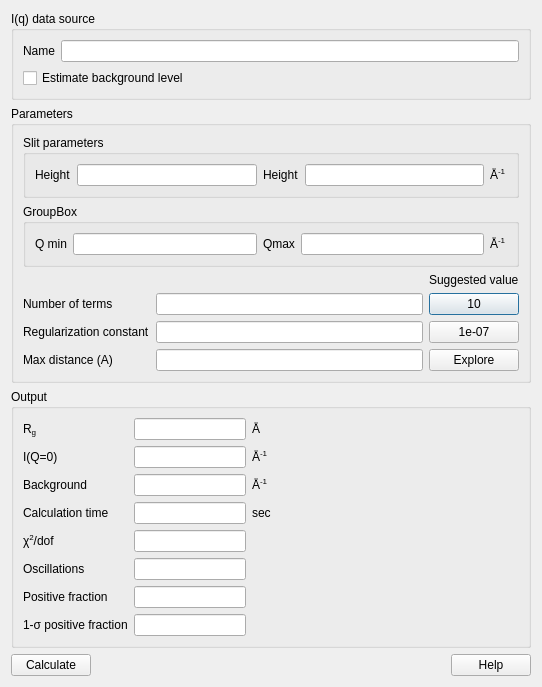
<?xml version="1.0" encoding="UTF-8"?>
<ui version="4.0">
 <class>Dialog</class>
 <widget class="QDialog" name="Dialog">
  <property name="geometry">
   <rect>
    <x>0</x>
    <y>0</y>
    <width>542</width>
    <height>635</height>
   </rect>
  </property>
  <property name="windowTitle">
   <string>Dialog</string>
  </property>
  <layout class="QGridLayout" name="gridLayout_6">
   <item row="0" column="0">
    <widget class="QGroupBox" name="groupBox">
     <property name="title">
      <string>I(q) data source</string>
     </property>
     <layout class="QGridLayout" name="gridLayout_5">
      <item row="0" column="0">
       <layout class="QHBoxLayout" name="horizontalLayout_4">
        <item>
         <widget class="QLabel" name="label">
          <property name="text">
           <string>Name</string>
          </property>
         </widget>
        </item>
        <item>
         <widget class="QLineEdit" name="lineEdit"/>
        </item>
       </layout>
      </item>
      <item row="1" column="0">
       <widget class="QCheckBox" name="checkBox">
        <property name="text">
         <string>Estimate background level</string>
        </property>
       </widget>
      </item>
     </layout>
    </widget>
   </item>
   <item row="1" column="0">
    <widget class="QGroupBox" name="groupBox_2">
     <property name="toolTip">
      <string>&lt;html&gt;&lt;head/&gt;&lt;body&gt;&lt;p&gt;P(r) is found by fitting a set of base functions to I(Q).&lt;/p&gt;&lt;p&gt;The minimization involves a regularization term to ensure a smooth P(r).&lt;/p&gt;&lt;p&gt;The regularization constant gives the size of that term.&lt;/p&gt;&lt;p&gt;The suggested value is the value above which the output P(r) will have only one peak.&lt;/p&gt;&lt;p&gt;&lt;br/&gt;&lt;/p&gt;&lt;/body&gt;&lt;/html&gt;</string>
     </property>
     <property name="title">
      <string>Parameters</string>
     </property>
     <layout class="QGridLayout" name="gridLayout_2">
      <item row="0" column="0">
       <widget class="QGroupBox" name="groupBox_3">
        <property name="title">
         <string>Slit parameters</string>
        </property>
        <layout class="QHBoxLayout" name="horizontalLayout_2">
         <item>
          <widget class="QLabel" name="label_2">
           <property name="text">
            <string>Height</string>
           </property>
          </widget>
         </item>
         <item>
          <widget class="QLineEdit" name="lineEdit_2"/>
         </item>
         <item>
          <widget class="QLabel" name="label_3">
           <property name="text">
            <string>Height</string>
           </property>
          </widget>
         </item>
         <item>
          <widget class="QLineEdit" name="lineEdit_3"/>
         </item>
         <item>
          <widget class="QLabel" name="label_4">
           <property name="text">
            <string>&lt;html&gt;&lt;head/&gt;&lt;body&gt;&lt;p&gt;Å&lt;span style=&quot; vertical-align:super;&quot;&gt;-1&lt;/span&gt;&lt;/p&gt;&lt;/body&gt;&lt;/html&gt;</string>
           </property>
          </widget>
         </item>
        </layout>
       </widget>
      </item>
      <item row="1" column="0">
       <widget class="QGroupBox" name="groupBox_4">
        <property name="title">
         <string>GroupBox</string>
        </property>
        <layout class="QHBoxLayout" name="horizontalLayout_3">
         <item>
          <widget class="QLabel" name="label_10">
           <property name="text">
            <string>Q min</string>
           </property>
          </widget>
         </item>
         <item>
          <widget class="QLineEdit" name="lineEdit_6"/>
         </item>
         <item>
          <widget class="QLabel" name="label_9">
           <property name="text">
            <string>Qmax</string>
           </property>
          </widget>
         </item>
         <item>
          <widget class="QLineEdit" name="lineEdit_7"/>
         </item>
         <item>
          <widget class="QLabel" name="label_8">
           <property name="text">
            <string>&lt;html&gt;&lt;head/&gt;&lt;body&gt;&lt;p&gt;Å&lt;span style=&quot; vertical-align:super;&quot;&gt;-1&lt;/span&gt;&lt;/p&gt;&lt;/body&gt;&lt;/html&gt;</string>
           </property>
          </widget>
         </item>
        </layout>
       </widget>
      </item>
      <item row="2" column="0">
       <layout class="QGridLayout" name="gridLayout">
        <item row="0" column="2">
         <widget class="QLabel" name="label_12">
          <property name="text">
           <string>Suggested value</string>
          </property>
         </widget>
        </item>
        <item row="1" column="0">
         <widget class="QLabel" name="label_11">
          <property name="text">
           <string>Number of terms</string>
          </property>
         </widget>
        </item>
        <item row="1" column="1">
         <widget class="QLineEdit" name="lineEdit_8"/>
        </item>
        <item row="1" column="2">
         <widget class="QPushButton" name="pushButton">
          <property name="text">
           <string>10</string>
          </property>
         </widget>
        </item>
        <item row="2" column="0">
         <widget class="QLabel" name="label_13">
          <property name="text">
           <string>Regularization constant</string>
          </property>
         </widget>
        </item>
        <item row="2" column="1">
         <widget class="QLineEdit" name="lineEdit_9"/>
        </item>
        <item row="2" column="2">
         <widget class="QPushButton" name="pushButton_2">
          <property name="text">
           <string>1e-07</string>
          </property>
         </widget>
        </item>
        <item row="3" column="0">
         <widget class="QLabel" name="label_14">
          <property name="text">
           <string>Max distance (A)</string>
          </property>
         </widget>
        </item>
        <item row="3" column="1">
         <widget class="QLineEdit" name="lineEdit_10"/>
        </item>
        <item row="3" column="2">
         <widget class="QPushButton" name="pushButton_3">
          <property name="text">
           <string>Explore</string>
          </property>
         </widget>
        </item>
       </layout>
      </item>
     </layout>
    </widget>
   </item>
   <item row="2" column="0">
    <widget class="QGroupBox" name="groupBox_5">
     <property name="title">
      <string>Output</string>
     </property>
     <layout class="QGridLayout" name="gridLayout_4">
      <item row="0" column="0">
       <layout class="QGridLayout" name="gridLayout_3">
        <item row="0" column="0">
         <widget class="QLabel" name="label_15">
          <property name="text">
           <string>&lt;html&gt;&lt;head/&gt;&lt;body&gt;&lt;p&gt;R&lt;span style=&quot; vertical-align:sub;&quot;&gt;g&lt;/span&gt;&lt;/p&gt;&lt;/body&gt;&lt;/html&gt;</string>
          </property>
         </widget>
        </item>
        <item row="0" column="1">
         <widget class="QLineEdit" name="lineEdit_11">
          <property name="minimumSize">
           <size>
            <width>100</width>
            <height>0</height>
           </size>
          </property>
         </widget>
        </item>
        <item row="0" column="2">
         <widget class="QLabel" name="label_23">
          <property name="text">
           <string>&lt;html&gt;&lt;head/&gt;&lt;body&gt;&lt;p&gt;Å&lt;/p&gt;&lt;/body&gt;&lt;/html&gt;</string>
          </property>
         </widget>
        </item>
        <item row="1" column="0">
         <widget class="QLabel" name="label_16">
          <property name="text">
           <string>I(Q=0)</string>
          </property>
         </widget>
        </item>
        <item row="1" column="1">
         <widget class="QLineEdit" name="lineEdit_12"/>
        </item>
        <item row="1" column="2">
         <widget class="QLabel" name="label_24">
          <property name="text">
           <string>&lt;html&gt;&lt;head/&gt;&lt;body&gt;&lt;p&gt;Å&lt;span style=&quot; vertical-align:super;&quot;&gt;-1&lt;/span&gt;&lt;/p&gt;&lt;/body&gt;&lt;/html&gt;</string>
          </property>
         </widget>
        </item>
        <item row="2" column="0">
         <widget class="QLabel" name="label_18">
          <property name="text">
           <string>Background</string>
          </property>
         </widget>
        </item>
        <item row="2" column="1">
         <widget class="QLineEdit" name="lineEdit_14"/>
        </item>
        <item row="2" column="2">
         <widget class="QLabel" name="label_25">
          <property name="text">
           <string>&lt;html&gt;&lt;head/&gt;&lt;body&gt;&lt;p&gt;Å&lt;span style=&quot; vertical-align:super;&quot;&gt;-1&lt;/span&gt;&lt;/p&gt;&lt;/body&gt;&lt;/html&gt;</string>
          </property>
         </widget>
        </item>
        <item row="3" column="0">
         <widget class="QLabel" name="label_17">
          <property name="text">
           <string>Calculation time</string>
          </property>
         </widget>
        </item>
        <item row="3" column="1">
         <widget class="QLineEdit" name="lineEdit_13"/>
        </item>
        <item row="3" column="2">
         <widget class="QLabel" name="label_26">
          <property name="text">
           <string>&lt;html&gt;&lt;head/&gt;&lt;body&gt;&lt;p&gt;sec&lt;/p&gt;&lt;/body&gt;&lt;/html&gt;</string>
          </property>
         </widget>
        </item>
        <item row="4" column="0">
         <widget class="QLabel" name="label_19">
          <property name="text">
           <string>&lt;html&gt;&lt;head/&gt;&lt;body&gt;&lt;p&gt;χ&lt;span style=&quot; vertical-align:super;&quot;&gt;2&lt;/span&gt;/dof&lt;/p&gt;&lt;/body&gt;&lt;/html&gt;</string>
          </property>
         </widget>
        </item>
        <item row="4" column="1">
         <widget class="QLineEdit" name="lineEdit_15"/>
        </item>
        <item row="5" column="0">
         <widget class="QLabel" name="label_20">
          <property name="text">
           <string>Oscillations</string>
          </property>
         </widget>
        </item>
        <item row="5" column="1">
         <widget class="QLineEdit" name="lineEdit_16"/>
        </item>
        <item row="6" column="0">
         <widget class="QLabel" name="label_21">
          <property name="text">
           <string>Positive fraction</string>
          </property>
         </widget>
        </item>
        <item row="6" column="1">
         <widget class="QLineEdit" name="lineEdit_17"/>
        </item>
        <item row="7" column="0">
         <widget class="QLabel" name="label_22">
          <property name="text">
           <string>&lt;html&gt;&lt;head/&gt;&lt;body&gt;&lt;p&gt;1-σ positive fraction&lt;/p&gt;&lt;/body&gt;&lt;/html&gt;</string>
          </property>
         </widget>
        </item>
        <item row="7" column="1">
         <widget class="QLineEdit" name="lineEdit_18"/>
        </item>
       </layout>
      </item>
      <item row="0" column="1">
       <spacer name="horizontalSpacer_2">
        <property name="orientation">
         <enum>Qt::Horizontal</enum>
        </property>
        <property name="sizeHint" stdset="0">
         <size>
          <width>236</width>
          <height>20</height>
         </size>
        </property>
       </spacer>
      </item>
     </layout>
    </widget>
   </item>
   <item row="3" column="0">
    <spacer name="verticalSpacer">
     <property name="orientation">
      <enum>Qt::Vertical</enum>
     </property>
     <property name="sizeHint" stdset="0">
      <size>
       <width>20</width>
       <height>4</height>
      </size>
     </property>
    </spacer>
   </item>
   <item row="4" column="0">
    <layout class="QHBoxLayout" name="horizontalLayout">
     <item>
      <widget class="QPushButton" name="pushButton_4">
       <property name="text">
        <string>Calculate</string>
       </property>
      </widget>
     </item>
     <item>
      <spacer name="horizontalSpacer">
       <property name="orientation">
        <enum>Qt::Horizontal</enum>
       </property>
       <property name="sizeHint" stdset="0">
        <size>
         <width>40</width>
         <height>20</height>
        </size>
       </property>
      </spacer>
     </item>
     <item>
      <widget class="QPushButton" name="pushButton_5">
       <property name="text">
        <string>Help</string>
       </property>
      </widget>
     </item>
    </layout>
   </item>
  </layout>
 </widget>
 <resources/>
 <connections/>
</ui>
